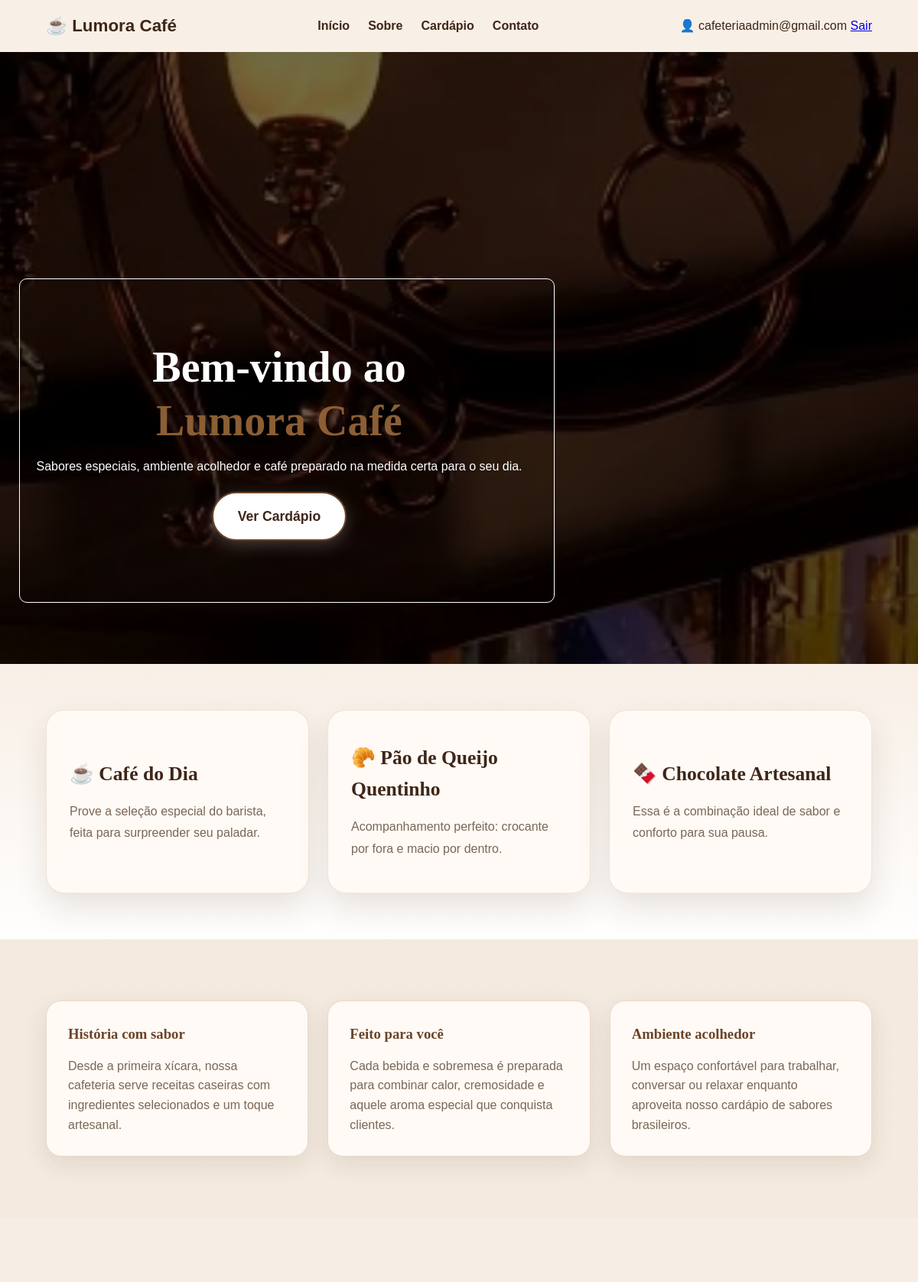
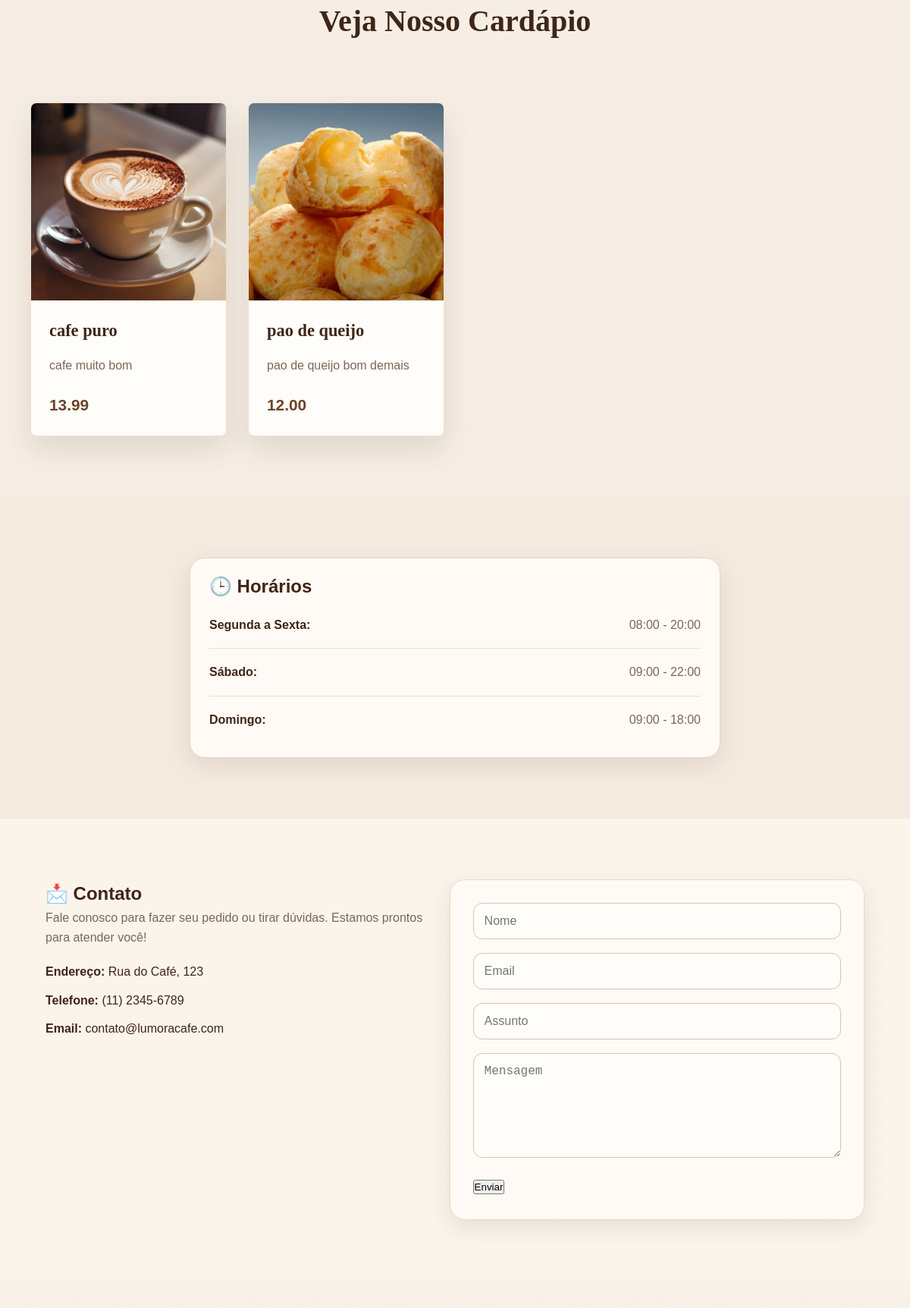
Screenshot of / (signed in, upper part) with the database file from the repository (2 pictures, top to bottom).
### tables this page shows
CREATE TABLE `produtos` (
  `id` int(11) NOT NULL,
  `nome` varchar(150) NOT NULL,
  `descricao` text DEFAULT NULL,
  `preco` decimal(10,2) NOT NULL,
  `imagem` varchar(255) DEFAULT NULL,
  `icone` varchar(10) DEFAULT NULL,
  `criado_em` timestamp NOT NULL DEFAULT current_timestamp()
);

### index.php (the view, shortened to what this page needs)
<?php
require "conexao.php";
$usuario = $_SESSION["usuario"];
$sql = "SELECT * FROM produtos";
$stmt = $conn->query($sql);
$cardapio = $stmt->fetch_all(MYSQLI_ASSOC);
$horarios = [
    "Segunda a Sexta" => "08:00 - 20:00",
    "Sábado" => "09:00 - 22:00",
    "Domingo" => "09:00 - 18:00"
];
?>
<!DOCTYPE html>
<html lang="pt-BR">
<head>
    <link rel="stylesheet" href="./styles.css/styles.css">
    <link
        rel="stylesheet"
        href="https://cdn.jsdelivr.net/npm/swiper@12/swiper-bundle.min.css" />
</head>
<body>
    <header class="topo">
        <div class="container navbar">
            <a href="#inicio" class="logo">
                ☕ Lumora Café
            </a>
            <nav>
                <ul class="menu">
                    <li><a href="#inicio">Início</a></li>
                    <li><a href="#sobre">Sobre</a></li>
                    <li><a href="#cardapio">Cardápio</a></li>
                    <li><a href="#contato">Contato</a></li>
                </ul>
            </nav>
            <div>
                👤 <?= htmlspecialchars($usuario) ?>
                <a href="logout.php" class="btn-logout">Sair</a>
            </div>
        </div>
    </header>
    <section id="inicio" class="welcome">
        <div class="welcome-box">
            <h2>Bem-vindo ao <span>Lumora Café</span></h2>
            <p>Sabores especiais, ambiente acolhedor e café preparado na medida certa para o seu dia.</p>
            <a href="#cardapio" class="btn-welcome">Ver Cardápio</a>
        </div>
    </section>
    <section id="destaques">
        <div class="grid">
            <div class="card">
                <h3>☕ Café do Dia</h3>
                <p>Prove a seleção especial do barista, feita para surpreender seu paladar.</p>
            </div>
            <div class="card">
                <h3>🥐 Pão de Queijo Quentinho</h3>
                <p>Acompanhamento perfeito: crocante por fora e macio por dentro.</p>
            </div>
            <div class="card">
                <h3>🍫 Chocolate Artesanal</h3>
                <p>Essa é a combinação ideal de sabor e conforto para sua pausa.</p>
            </div>
        </div>
    </section>
    <section class="sobre" id="sobre">
        <div class="container sobre-grid">
            <div class="sobre-card">
                <h3>História com sabor</h3>
                <p>Desde a primeira xícara, nossa cafeteria serve receitas caseiras com ingredientes selecionados e um toque artesanal.</p>
            </div>
            <div class="sobre-card">
                <h3>Feito para você</h3>
                <p>Cada bebida e sobremesa é preparada para combinar calor, cremosidade e aquele aroma especial que conquista clientes.</p>
            </div>
            <div class="sobre-card">
                <h3>Ambiente acolhedor</h3>
                <p>Um espaço confortável para trabalhar, conversar ou relaxar enquanto aproveita nosso cardápio de sabores brasileiros.</p>
            </div>
        </div>
    </section>
    <section id="cardapio">
        <h2>Veja Nosso Cardápio</h2>
        <div class="grid">
            <?php foreach ($cardapio as $item): ?>
                <div class="card">
                    <img class="img-cafe" src="<?= $item['imagem'] ?>">
                    <h3><?= $item['icone'] ?> <?= $item['nome'] ?></h3>
                    <p><?= $item['descricao'] ?></p>
                    <b><?= $item['preco'] ?></b>
                </div>
            <?php endforeach; ?>
        </div>
    </section>
    <section class="horarios">
        <div class="container horarios-box">
            <h2>🕒 Horários</h2>
            <?php foreach ($horarios as $dia => $hora): ?>
                <div class="linha-horario">
                    <strong><?= $dia ?>:</strong>
                    <span><?= $hora ?></span>
                </div>
            <?php endforeach; ?>
        </div>
    </section>
    <section id="contato" class="contato">
        <div class="container contato-grid">
            <div class="contato-info">
                <h2>📩 Contato</h2>
                <p>Fale conosco para fazer seu pedido ou tirar dúvidas. Estamos prontos para atender você!</p>
                <ul class="lista-contato">
                    <li><strong>Endereço:</strong> Rua do Café, 123</li>
                    <li><strong>Telefone:</strong> (11) 2345-6789</li>
                    <li><strong>Email:</strong> contato@lumoracafe.com</li>
                </ul>
            </div>
            <div class="form-box">
                <form method="POST">
                    <div class="campo">
                        <input name="nome" placeholder="Nome" required>
                    </div>
                    <div class="campo">
                        <input name="email" placeholder="Email" type="email" required>
                    </div>
                    <div class="campo">
                        <input name="assunto" placeholder="Assunto" required>
                    </div>
                    <div class="campo">
                        <textarea name="mensagem" placeholder="Mensagem" rows="6" required></textarea>
                    </div>
                    <button type="submit">Enviar</button>
                </form>
            </div>
        </div>
    </section>
    <section class="depoimentos">
    </section>
</body>
</html>

### rows the page displays
produtos: imagem (picture), nome "cafe puro", descricao "cafe muito bom", preco "13.99"
produtos: imagem (picture), nome "pao de queijo", descricao "pao de queijo bom demais", preco "12.00"

### other values shown
$usuario "cafeteriaadmin@gmail.com"
$dia "Segunda a Sexta"
$hora "08:00 - 20:00"
$dia "Sábado"
$hora "09:00 - 22:00"
$dia "Domingo"
$hora "09:00 - 18:00"
